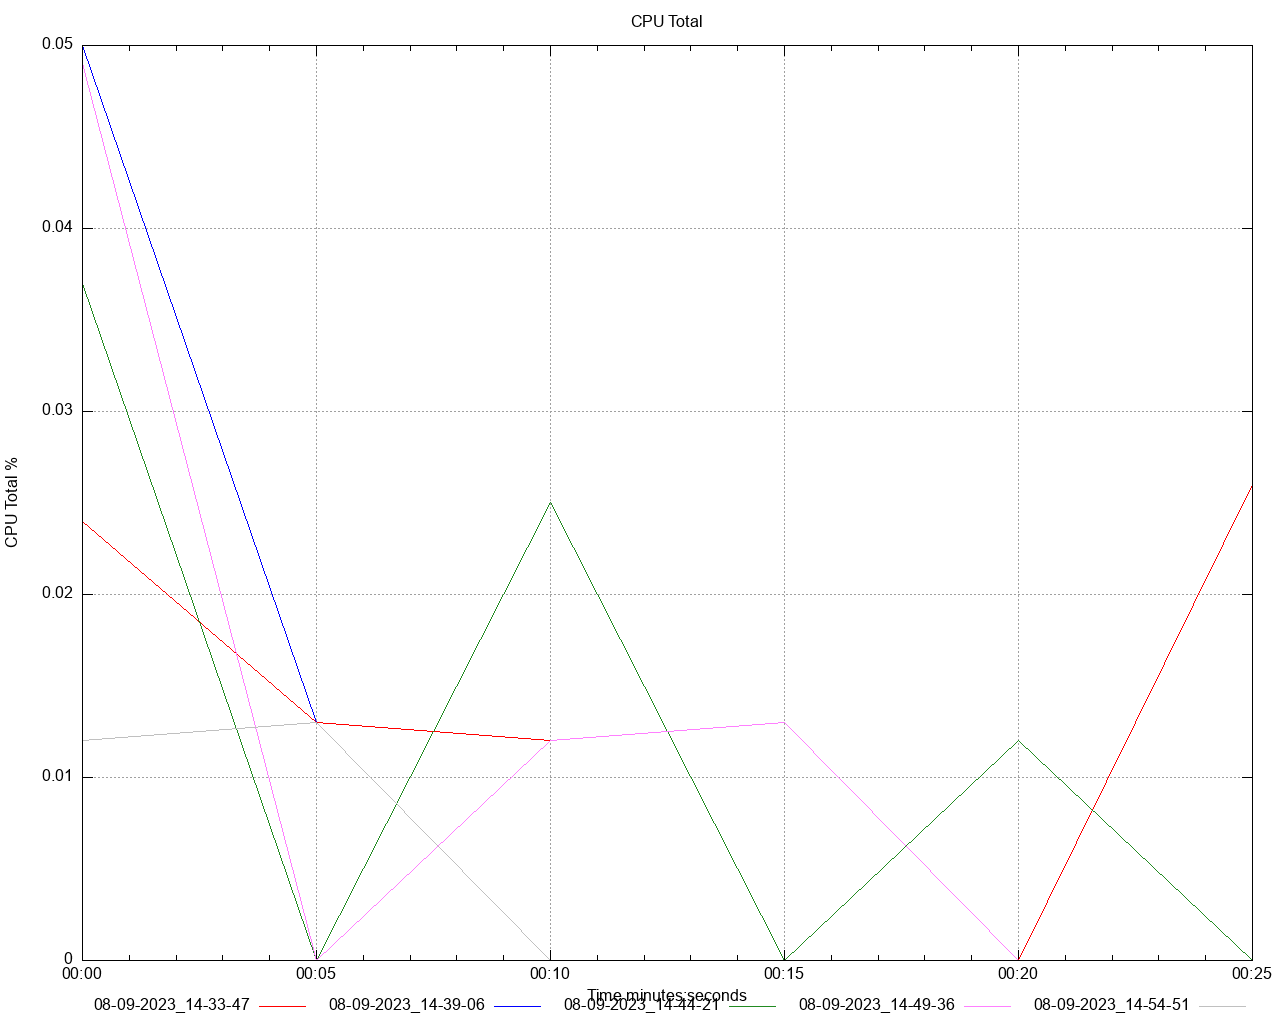

The script that saved this image:
set title 'CPU Total' noenhanced
set style data lines
set datafile separator ","
set terminal png size 1280,1024
set grid
set key below
set xdata time
set timefmt "%s"
offset = 0
t0(x)=(offset=($0==0) ? x : offset, x - offset)
set xlabel 'Time minutes:seconds'
set ylabel 'CPU Total %'
set output '/Users/gbarnett/git/hazelcast-simulator/atomiclong-3node-member/atomicreference/dstat/cpu_total_A5.png'
plot \
   '/Users/gbarnett/git/hazelcast-simulator/atomiclong-3node-member/atomicreference/data/cpu_total_A5_1.data' using (t0(timecolumn(1))):2 title "08-09-2023_14-33-47" noenhanced lt rgb "red", \
   '/Users/gbarnett/git/hazelcast-simulator/atomiclong-3node-member/atomicreference/data/cpu_total_A5_2.data' using (t0(timecolumn(1))):2 title "08-09-2023_14-39-06" noenhanced lt rgb "blue", \
   '/Users/gbarnett/git/hazelcast-simulator/atomiclong-3node-member/atomicreference/data/cpu_total_A5_3.data' using (t0(timecolumn(1))):2 title "08-09-2023_14-44-21" noenhanced lt rgb "forest-green", \
   '/Users/gbarnett/git/hazelcast-simulator/atomiclong-3node-member/atomicreference/data/cpu_total_A5_4.data' using (t0(timecolumn(1))):2 title "08-09-2023_14-49-36" noenhanced lt rgb "orchid", \
   '/Users/gbarnett/git/hazelcast-simulator/atomiclong-3node-member/atomicreference/data/cpu_total_A5_5.data' using (t0(timecolumn(1))):2 title "08-09-2023_14-54-51" noenhanced lt rgb "grey", \
